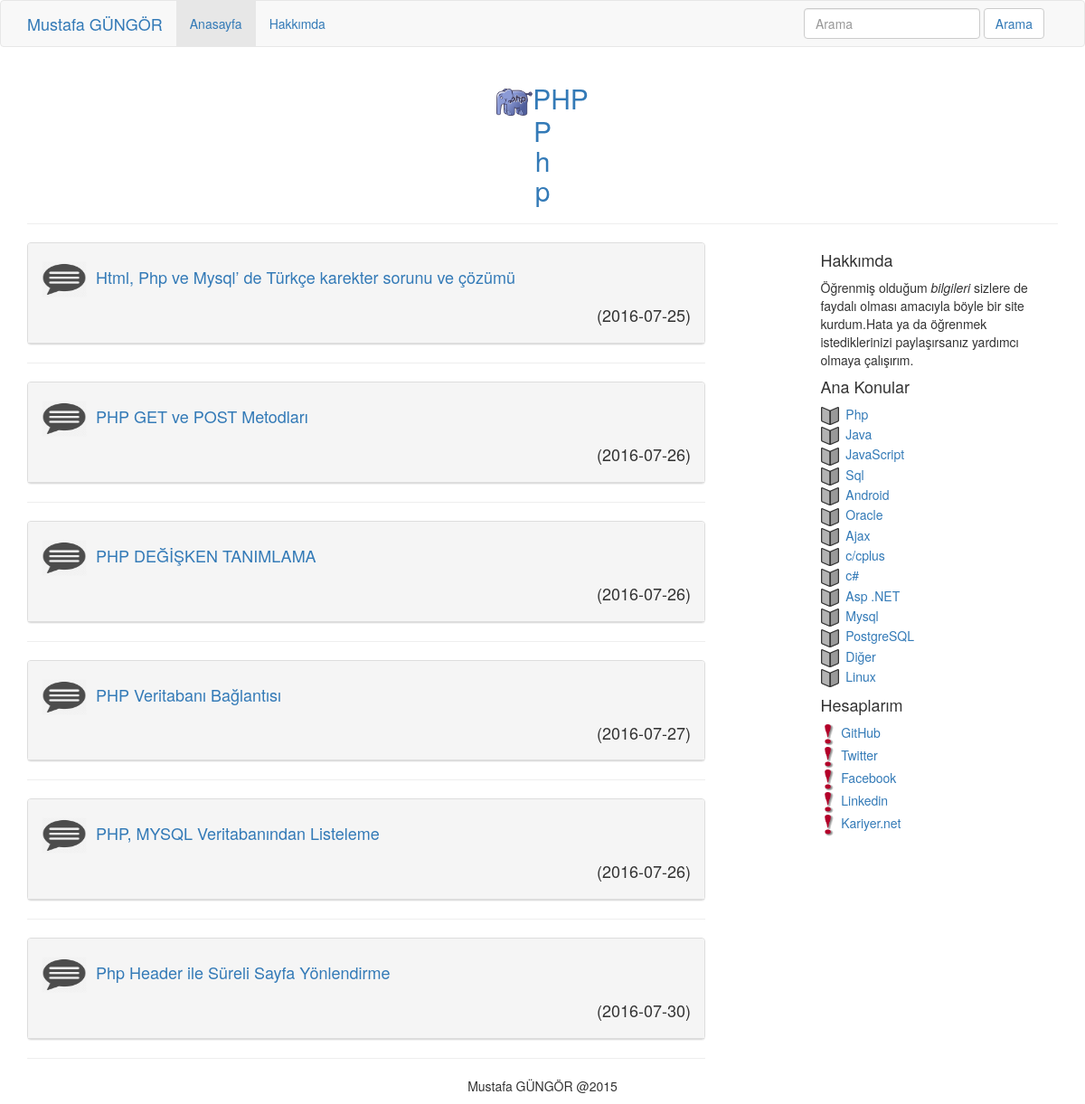
The page /mainpage.php?konu_ad=Php on the database its author committed.
### tables this page shows
CREATE TABLE IF NOT EXISTS `blog` (
  `blog_id` int(11) NOT NULL AUTO_INCREMENT,
  `baslik_id` text NOT NULL,
  `blog_title` text NOT NULL,
  `blog_main` text NOT NULL,
  `blog_aciklama` text NOT NULL,
  `blog_date` date NOT NULL,
  PRIMARY KEY (`blog_id`)
);

CREATE TABLE IF NOT EXISTS `diller` (
  `konu_id` int(11) NOT NULL AUTO_INCREMENT,
  `konu_ad` varchar(50) NOT NULL,
  PRIMARY KEY (`konu_id`)
);

### page/mainpagephp.php (called while the page is built)
<?php
	$komut="select * from blog where baslik_id='".$gelen."'";
?>

### mainpage.php (the view, shortened to what this page needs)
<?php
  include("connect/connect.php");
  $gelen=$_GET['konu_ad'];
?>
<!DOCTYPE html>
<html lang="en">
<head>
<link rel="stylesheet" href="css/bootstrap.css">
</head>
<body>
<nav class="navbar navbar-default">
  <div class="container">
    <div class="navbar-header">
      <a class="navbar-brand" href="index.php" style="color:#337ab7;">Mustafa GÜNGÖR</a> </div>
    <div class="collapse navbar-collapse" id="myDefaultNavbar1">
      <ul class="nav navbar-nav">
        <li class="active"><a href="index.php" style="color:#337ab7;">Anasayfa <span class="sr-only">(current)</span></a></li>
        <li><a href="hakkimda.php" style="color:#337ab7;">Hakkımda</a></li>
      </ul>
      <form class="navbar-form navbar-right" role="search" method="get" action="page/search.php">
        <div class="form-group">
          <input type="text" name="isim" id="arama" class="form-control" placeholder="Arama" style="color:#337ab7;">
        </div>
        <button type="submit" class="btn btn-default" style="color:#337ab7;">Arama</button>
      </form>
</div>
  </div>
</nav>
<div class="container">
      <div class="blog-header">
        <h1 class="blog-title"><?php
		include("page/baslik.php");
		?></h1>
        <p class="lead blog-description"><hr></p>
      </div>
      <div class="row">
        <div class="col-sm-8 blog-main ">
          <?php
				include("page/mainpagephp.php");
				$sorgu=mysqli_query($baglanti,$komut);
				while($oku=mysqli_fetch_assoc($sorgu)){
                 echo '<div class="panel panel-default"><div class="panel-heading">';
				 echo "<a  href='konu.php?isim=".$oku['blog_title']."'><h4><img src='img/message2.png' width='50' height='40'>&nbsp;&nbsp;".$oku['blog_title']."</h4></a>";
				 echo '<h4 align="right">('.$oku["blog_date"].')</h4></div></div>';
				 echo '<hr>';
				}?>
        </div>
        <div class="col-sm-3 col-sm-offset-1 blog-sidebar">
          <div class="sidebar-module sidebar-module-inset">
            <h4>Hakkımda</h4>
            <p>Öğrenmiş olduğum <em>bilgileri</em> sizlere de faydalı olması amacıyla böyle bir site kurdum.Hata ya da öğrenmek istediklerinizi paylaşırsanız yardımcı olmaya çalışırım.</p>
          </div>
          <div class="sidebar-module">
            <h4>Ana Konular</h4>
            <ol class="list-unstyled">
            <?php include("page/menu_cek.php"); ?>
            </ol>
          </div>
          <div class="sidebar-module">
            <h4>Hesaplarım</h4>
            <ol class="list-unstyled">
              <li><a href="https://github.com/mustafagungor"><img src="img/kisi.gif" width="15" height="25">&nbsp;&nbsp;GitHub</a></li>
              <li><a href="#"><img src="img/kisi.gif" width="15" height="25">&nbsp;&nbsp;Twitter</a></li>
              <li><a href="https://www.facebook.com/mgngr"><img src="img/kisi.gif" width="15" height="25">&nbsp;&nbsp;Facebook</a></li>
              <li><a href="https://www.linkedin.com/in/mustafa-g%C3%BCng%C3%B6r-47b122b7?trk=nav_responsive_tab_profile"><img src="img/kisi.gif" width="15" height="25">&nbsp;&nbsp;Linkedin</a></li>
              <li><a href="#"><img src="img/kisi.gif" width="15" height="25">&nbsp;&nbsp;Kariyer.net</a></li>
            </ol>
          </div>
        </div>
      </div>
    </div>
    <footer class="text-center">
  <div class="container">
    <div class="row">
      <div class="col-xs-12">
        <p>Mustafa GÜNGÖR @2015</p>
      </div>
    </div>
  </div>
</footer>
</body>
</html>

### page/menu_cek.php
<?php
	$menucek=mysqli_query($baglanti,"select * from diller");
	while($oku=mysqli_fetch_assoc($menucek)){
				echo '<li><a href="mainpage.php?konu_ad='.$oku['konu_ad'].'"><img src="img/message.png" width="20" height="20">&nbsp;&nbsp;'.$oku['konu_ad'].'</a></li>';
				}
?>

### rows shown on the page
blog: blog_title "Html, Php ve Mysql’ de Türkçe karekter sorunu ve çözümü", blog_date "2016-07-25"
blog: blog_title "PHP GET ve POST Metodları", blog_date "2016-07-26"
blog: blog_title "PHP DEĞİŞKEN TANIMLAMA", blog_date "2016-07-26"
blog: blog_title "PHP Veritabanı Bağlantısı", blog_date "2016-07-27"
blog: blog_title "PHP, MYSQL Veritabanından Listeleme", blog_date "2016-07-26"
blog: blog_title "Php Header ile Süreli Sayfa Yönlendirme", blog_date "2016-07-30"
diller: konu_ad "Php"
diller: konu_ad "Java"
diller: konu_ad "JavaScript"
diller: konu_ad "Sql"
diller: konu_ad "Android"
diller: konu_ad "Oracle"
diller: konu_ad "Ajax"
diller: konu_ad "c/cplus"
diller: konu_ad "c#"
diller: konu_ad "Asp .NET"
diller: konu_ad "Mysql"
diller: konu_ad "PostgreSQL"
diller: konu_ad "Diğer"
diller: konu_ad "Linux"
